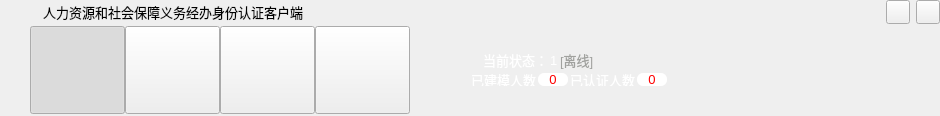
<?xml version="1.0" encoding="UTF-8"?>
<ui version="4.0">
 <class>TopBarWidget</class>
 <widget class="QWidget" name="TopBarWidget">
  <property name="geometry">
   <rect>
    <x>0</x>
    <y>0</y>
    <width>940</width>
    <height>116</height>
   </rect>
  </property>
  <property name="windowTitle">
   <string>TopBarWidget</string>
  </property>
  <property name="styleSheet">
   <string notr="true">QLabel{
font-family:&quot;微软雅黑&quot;;
font-size:13px;
color:&quot;#AAD2FF&quot;;
}
#lbl_logo{
	border-image: url(:/MBRClient/Resources/image/logo_little.png);
}
#btn_min{
	border-image: url(:/MBRClient/Resources/image/min.png);
}
#btn_min:hover{ 
	border-image: url(:/MBRClient/Resources/image/min_hover.png);
}
#btn_min:pressed{
	border-image: url(:/MBRClient/Resources/image/min_pressed.png);
}
#btn_close{
	border-image: url(:/MBRClient/Resources/image/close.png);
}
#btn_close:hover{
	border-image: url(:/MBRClient/Resources/image/close_hover.png);
}
#btn_close:pressed{
	border-image: url(:/MBRClient/Resources/image/close_pressed.png);
}
#btn_identify{
	border-image: url(:/MBRClient/Resources/image/tool_gather.png);
}
#btn_identify:hover{	
	border-image: url(:/MBRClient/Resources/image/tool_gather_hover.png);
}
#btn_identify:checked{
	border-image: url(:/MBRClient/Resources/image/tool_gather_pressed.png);
}
#btn_queryInfo{
	border-image: url(:/MBRClient/Resources/image/tool_xxcx.png);
}
#btn_queryInfo:hover{
	border-image: url(:/MBRClient/Resources/image/tool_xxcx_hover.png);
}
#btn_queryInfo:checked{
	border-image: url(:/MBRClient/Resources/image/tool_xxcx_pressed.png);
}
#btn_sysSettings{
	border-image: url(:/MBRClient/Resources/image/tool_xtsz.png);
}
#btn_sysSettings:hover{
	border-image: url(:/MBRClient/Resources/image/tool_xtsz_hover.png);
}
#btn_sysSettings:checked{
	border-image: url(:/MBRClient/Resources/image/tool_xtsz_pressed.png);
}
#btn_help{
	border-image: url(:/MBRClient/Resources/image/tool_bz.png);
}
#btn_help:hover{
	border-image: url(:/MBRClient/Resources/image/tool_bz_hover.png);
}
#btn_help:checked{
	border-image: url(:/MBRClient/Resources/image/tool_bz_pressed.png);
}
#lbl_seprate{
	border-image: url(:/MBRClient/Resources/image/title_seprate.png);
}
#lbl_aeyeLogo{
	border-image: url(:/MBRClient/Resources/image/title_logo.png);
}
#lbl_header{
	border-image: url(:/MBRClient/Resources/image/set/header.png);
}</string>
  </property>
  <layout class="QVBoxLayout" name="verticalLayout_2">
   <property name="spacing">
    <number>0</number>
   </property>
   <property name="leftMargin">
    <number>0</number>
   </property>
   <property name="topMargin">
    <number>0</number>
   </property>
   <property name="rightMargin">
    <number>0</number>
   </property>
   <property name="bottomMargin">
    <number>0</number>
   </property>
   <item>
    <layout class="QHBoxLayout" name="horizontalLayout">
     <property name="spacing">
      <number>6</number>
     </property>
     <property name="leftMargin">
      <number>8</number>
     </property>
     <item>
      <widget class="QLabel" name="lbl_logo">
       <property name="minimumSize">
        <size>
         <width>29</width>
         <height>21</height>
        </size>
       </property>
       <property name="maximumSize">
        <size>
         <width>29</width>
         <height>21</height>
        </size>
       </property>
       <property name="text">
        <string/>
       </property>
      </widget>
     </item>
     <item>
      <widget class="QLabel" name="lbl_title">
       <property name="minimumSize">
        <size>
         <width>0</width>
         <height>21</height>
        </size>
       </property>
       <property name="maximumSize">
        <size>
         <width>16777215</width>
         <height>21</height>
        </size>
       </property>
       <property name="text">
        <string>人力资源和社会保障义务经办身份认证客户端</string>
       </property>
      </widget>
     </item>
     <item>
      <spacer name="horizontalSpacer">
       <property name="orientation">
        <enum>Qt::Horizontal</enum>
       </property>
       <property name="sizeHint" stdset="0">
        <size>
         <width>40</width>
         <height>20</height>
        </size>
       </property>
      </spacer>
     </item>
     <item>
      <widget class="QPushButton" name="btn_min">
       <property name="minimumSize">
        <size>
         <width>24</width>
         <height>24</height>
        </size>
       </property>
       <property name="maximumSize">
        <size>
         <width>24</width>
         <height>24</height>
        </size>
       </property>
       <property name="text">
        <string/>
       </property>
      </widget>
     </item>
     <item>
      <widget class="QPushButton" name="btn_close">
       <property name="minimumSize">
        <size>
         <width>24</width>
         <height>24</height>
        </size>
       </property>
       <property name="maximumSize">
        <size>
         <width>24</width>
         <height>24</height>
        </size>
       </property>
       <property name="text">
        <string/>
       </property>
      </widget>
     </item>
    </layout>
   </item>
   <item>
    <layout class="QHBoxLayout" name="horizontalLayout_4">
     <property name="spacing">
      <number>0</number>
     </property>
     <property name="leftMargin">
      <number>30</number>
     </property>
     <property name="rightMargin">
      <number>30</number>
     </property>
     <item>
      <widget class="QPushButton" name="btn_identify">
       <property name="minimumSize">
        <size>
         <width>95</width>
         <height>88</height>
        </size>
       </property>
       <property name="maximumSize">
        <size>
         <width>95</width>
         <height>88</height>
        </size>
       </property>
       <property name="text">
        <string/>
       </property>
       <property name="checkable">
        <bool>true</bool>
       </property>
       <property name="checked">
        <bool>true</bool>
       </property>
       <property name="autoExclusive">
        <bool>true</bool>
       </property>
      </widget>
     </item>
     <item>
      <widget class="QPushButton" name="btn_queryInfo">
       <property name="minimumSize">
        <size>
         <width>95</width>
         <height>88</height>
        </size>
       </property>
       <property name="maximumSize">
        <size>
         <width>95</width>
         <height>88</height>
        </size>
       </property>
       <property name="text">
        <string/>
       </property>
       <property name="checkable">
        <bool>true</bool>
       </property>
       <property name="autoExclusive">
        <bool>true</bool>
       </property>
      </widget>
     </item>
     <item>
      <widget class="QPushButton" name="btn_sysSettings">
       <property name="minimumSize">
        <size>
         <width>95</width>
         <height>88</height>
        </size>
       </property>
       <property name="maximumSize">
        <size>
         <width>95</width>
         <height>88</height>
        </size>
       </property>
       <property name="text">
        <string/>
       </property>
       <property name="checkable">
        <bool>true</bool>
       </property>
       <property name="autoExclusive">
        <bool>true</bool>
       </property>
      </widget>
     </item>
     <item>
      <widget class="QPushButton" name="btn_help">
       <property name="minimumSize">
        <size>
         <width>95</width>
         <height>88</height>
        </size>
       </property>
       <property name="maximumSize">
        <size>
         <width>95</width>
         <height>88</height>
        </size>
       </property>
       <property name="text">
        <string/>
       </property>
      </widget>
     </item>
     <item>
      <spacer name="horizontalSpacer_4">
       <property name="orientation">
        <enum>Qt::Horizontal</enum>
       </property>
       <property name="sizeType">
        <enum>QSizePolicy::Fixed</enum>
       </property>
       <property name="sizeHint" stdset="0">
        <size>
         <width>30</width>
         <height>20</height>
        </size>
       </property>
      </spacer>
     </item>
     <item>
      <widget class="QLabel" name="lbl_seprate">
       <property name="minimumSize">
        <size>
         <width>2</width>
         <height>54</height>
        </size>
       </property>
       <property name="maximumSize">
        <size>
         <width>2</width>
         <height>54</height>
        </size>
       </property>
       <property name="text">
        <string/>
       </property>
      </widget>
     </item>
     <item>
      <spacer name="horizontalSpacer_5">
       <property name="orientation">
        <enum>Qt::Horizontal</enum>
       </property>
       <property name="sizeType">
        <enum>QSizePolicy::Fixed</enum>
       </property>
       <property name="sizeHint" stdset="0">
        <size>
         <width>29</width>
         <height>20</height>
        </size>
       </property>
      </spacer>
     </item>
     <item>
      <layout class="QVBoxLayout" name="verticalLayout">
       <property name="spacing">
        <number>0</number>
       </property>
       <item>
        <spacer name="verticalSpacer_2">
         <property name="orientation">
          <enum>Qt::Vertical</enum>
         </property>
         <property name="sizeHint" stdset="0">
          <size>
           <width>20</width>
           <height>40</height>
          </size>
         </property>
        </spacer>
       </item>
       <item>
        <layout class="QHBoxLayout" name="horizontalLayout_2">
         <property name="spacing">
          <number>2</number>
         </property>
         <item>
          <widget class="QLabel" name="lbl_header">
           <property name="minimumSize">
            <size>
             <width>10</width>
             <height>14</height>
            </size>
           </property>
           <property name="maximumSize">
            <size>
             <width>10</width>
             <height>14</height>
            </size>
           </property>
           <property name="text">
            <string/>
           </property>
          </widget>
         </item>
         <item>
          <widget class="QLabel" name="label_5">
           <property name="styleSheet">
            <string notr="true">color: rgb(255, 255, 255);</string>
           </property>
           <property name="text">
            <string>当前状态：</string>
           </property>
          </widget>
         </item>
         <item>
          <widget class="QLabel" name="label_6">
           <property name="styleSheet">
            <string notr="true">color: rgb(255, 255, 255);</string>
           </property>
           <property name="text">
            <string>1</string>
           </property>
          </widget>
         </item>
         <item>
          <widget class="QLabel" name="label_7">
           <property name="styleSheet">
            <string notr="true">color: #a0a19e;</string>
           </property>
           <property name="text">
            <string>[离线]</string>
           </property>
          </widget>
         </item>
         <item>
          <spacer name="horizontalSpacer_2">
           <property name="orientation">
            <enum>Qt::Horizontal</enum>
           </property>
           <property name="sizeHint" stdset="0">
            <size>
             <width>40</width>
             <height>20</height>
            </size>
           </property>
          </spacer>
         </item>
        </layout>
       </item>
       <item>
        <layout class="QHBoxLayout" name="horizontalLayout_3">
         <property name="spacing">
          <number>2</number>
         </property>
         <item>
          <widget class="QLabel" name="label_8">
           <property name="minimumSize">
            <size>
             <width>0</width>
             <height>13</height>
            </size>
           </property>
           <property name="maximumSize">
            <size>
             <width>16777215</width>
             <height>13</height>
            </size>
           </property>
           <property name="styleSheet">
            <string notr="true">color: rgb(255, 255, 255);</string>
           </property>
           <property name="text">
            <string>已建模人数</string>
           </property>
          </widget>
         </item>
         <item>
          <widget class="QLabel" name="label_9">
           <property name="minimumSize">
            <size>
             <width>30</width>
             <height>13</height>
            </size>
           </property>
           <property name="maximumSize">
            <size>
             <width>16777215</width>
             <height>13</height>
            </size>
           </property>
           <property name="styleSheet">
            <string notr="true">color: rgb(255, 0, 0);
background-color: rgb(255, 255, 255);
border-radius:6px;</string>
           </property>
           <property name="text">
            <string>0</string>
           </property>
           <property name="alignment">
            <set>Qt::AlignCenter</set>
           </property>
          </widget>
         </item>
         <item>
          <widget class="QLabel" name="label_10">
           <property name="minimumSize">
            <size>
             <width>0</width>
             <height>13</height>
            </size>
           </property>
           <property name="maximumSize">
            <size>
             <width>16777215</width>
             <height>13</height>
            </size>
           </property>
           <property name="styleSheet">
            <string notr="true">color: rgb(255, 255, 255);</string>
           </property>
           <property name="text">
            <string>已认证人数</string>
           </property>
          </widget>
         </item>
         <item>
          <widget class="QLabel" name="label_11">
           <property name="minimumSize">
            <size>
             <width>30</width>
             <height>13</height>
            </size>
           </property>
           <property name="maximumSize">
            <size>
             <width>16777215</width>
             <height>13</height>
            </size>
           </property>
           <property name="styleSheet">
            <string notr="true">color: rgb(255, 0, 0);
background-color: rgb(255, 255, 255);
border-radius:6px;</string>
           </property>
           <property name="text">
            <string>0</string>
           </property>
           <property name="alignment">
            <set>Qt::AlignCenter</set>
           </property>
          </widget>
         </item>
         <item>
          <spacer name="horizontalSpacer_3">
           <property name="orientation">
            <enum>Qt::Horizontal</enum>
           </property>
           <property name="sizeHint" stdset="0">
            <size>
             <width>40</width>
             <height>20</height>
            </size>
           </property>
          </spacer>
         </item>
        </layout>
       </item>
       <item>
        <spacer name="verticalSpacer">
         <property name="orientation">
          <enum>Qt::Vertical</enum>
         </property>
         <property name="sizeHint" stdset="0">
          <size>
           <width>20</width>
           <height>40</height>
          </size>
         </property>
        </spacer>
       </item>
      </layout>
     </item>
     <item>
      <widget class="QLabel" name="lbl_aeyeLogo">
       <property name="minimumSize">
        <size>
         <width>140</width>
         <height>33</height>
        </size>
       </property>
       <property name="maximumSize">
        <size>
         <width>140</width>
         <height>33</height>
        </size>
       </property>
       <property name="text">
        <string/>
       </property>
      </widget>
     </item>
    </layout>
   </item>
  </layout>
 </widget>
 <layoutdefault spacing="6" margin="11"/>
 <resources>
  <include location="MBRClient.qrc"/>
 </resources>
 <connections/>
</ui>
